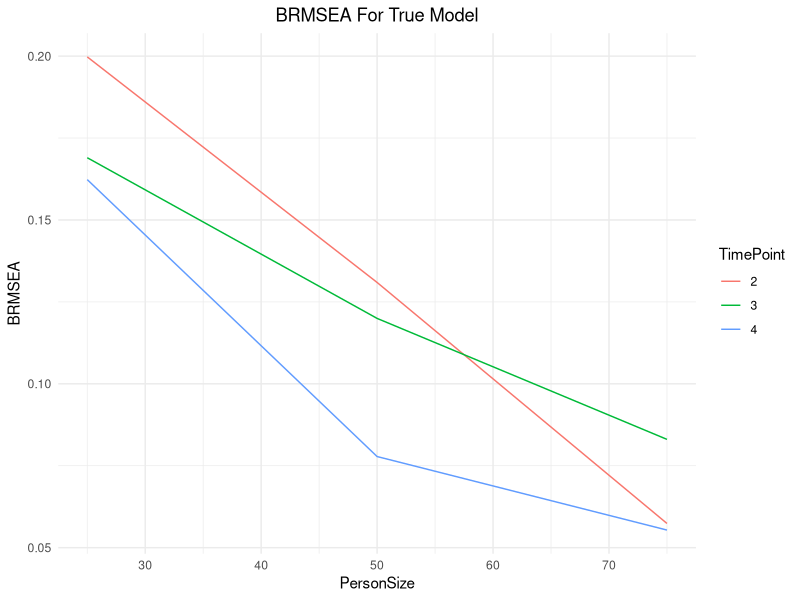
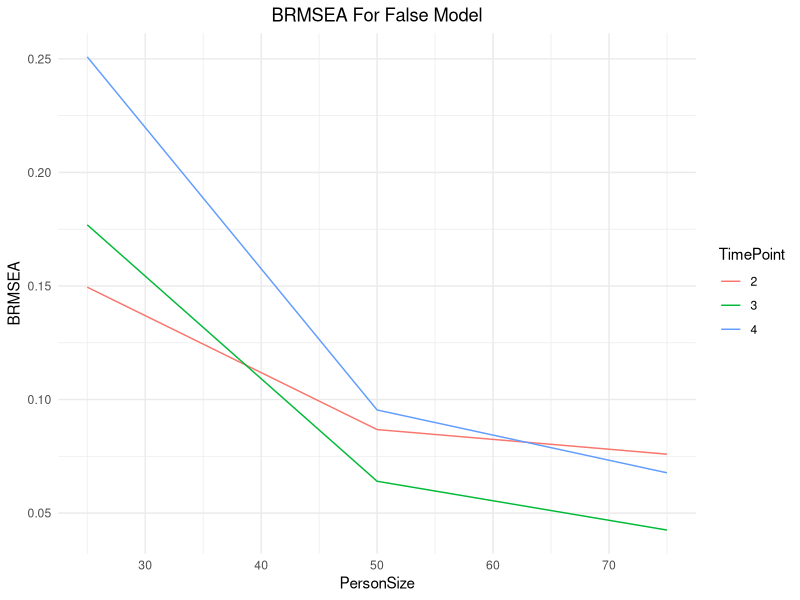
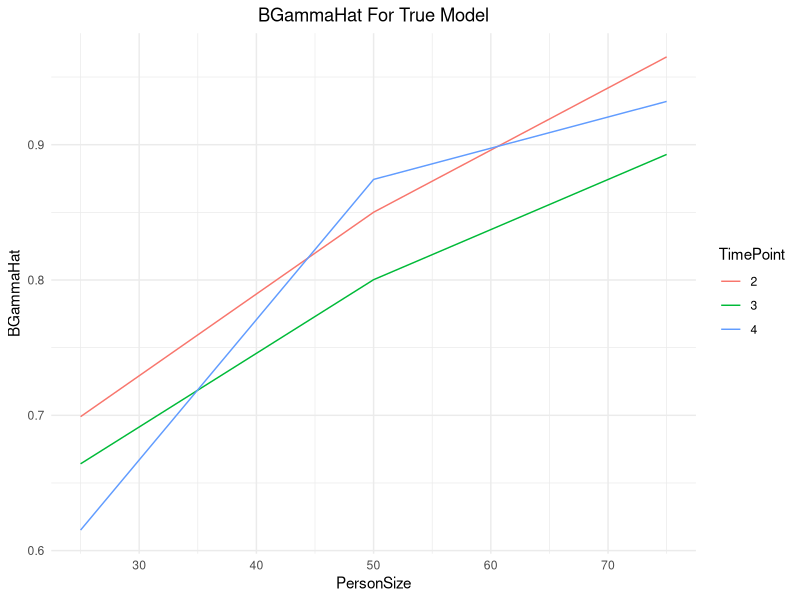
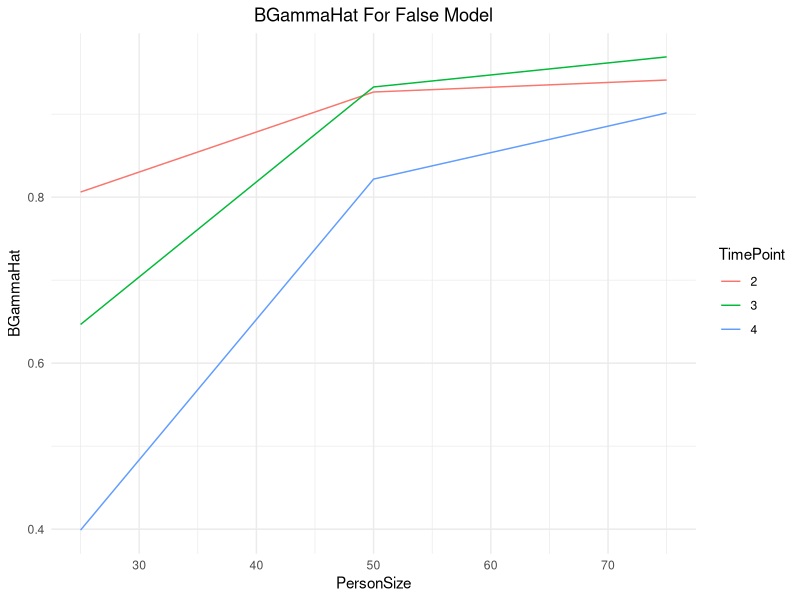
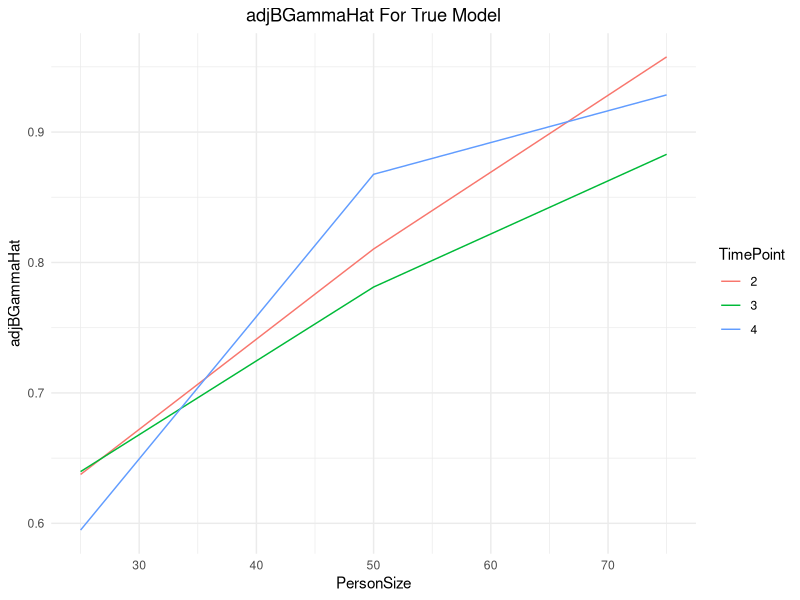
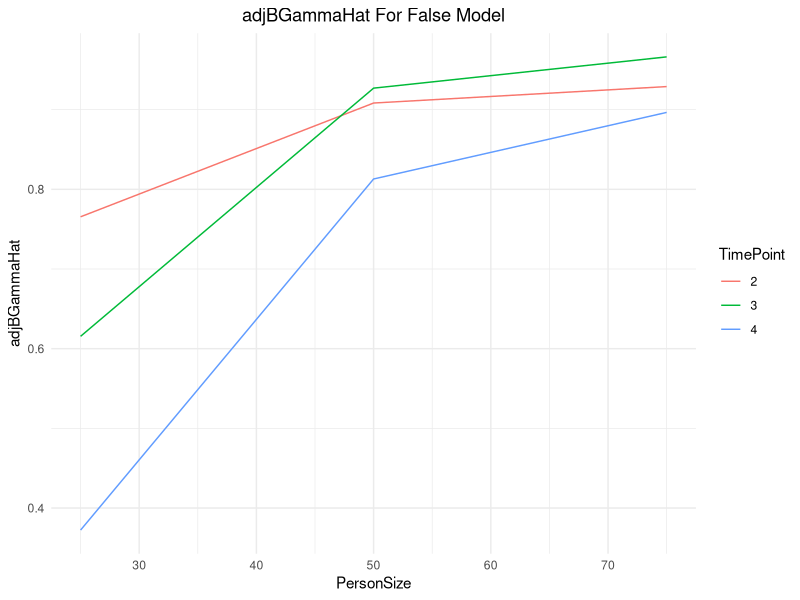
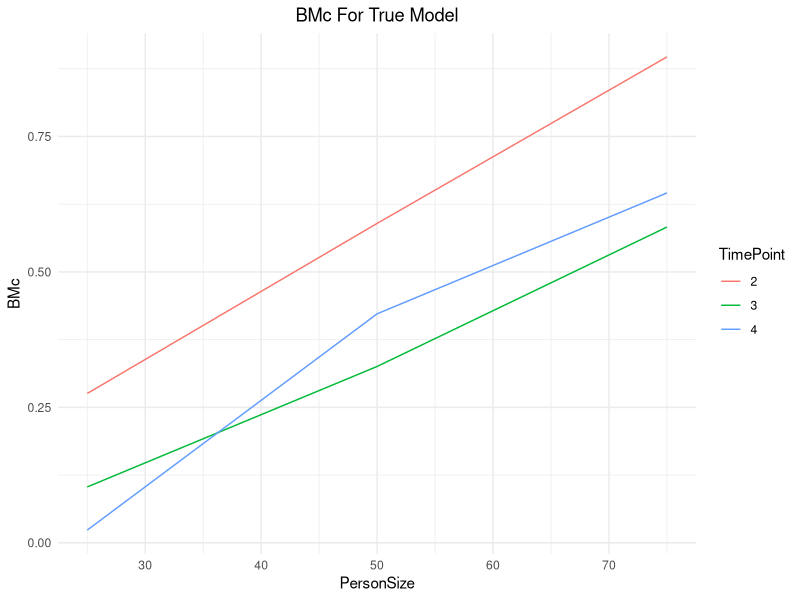
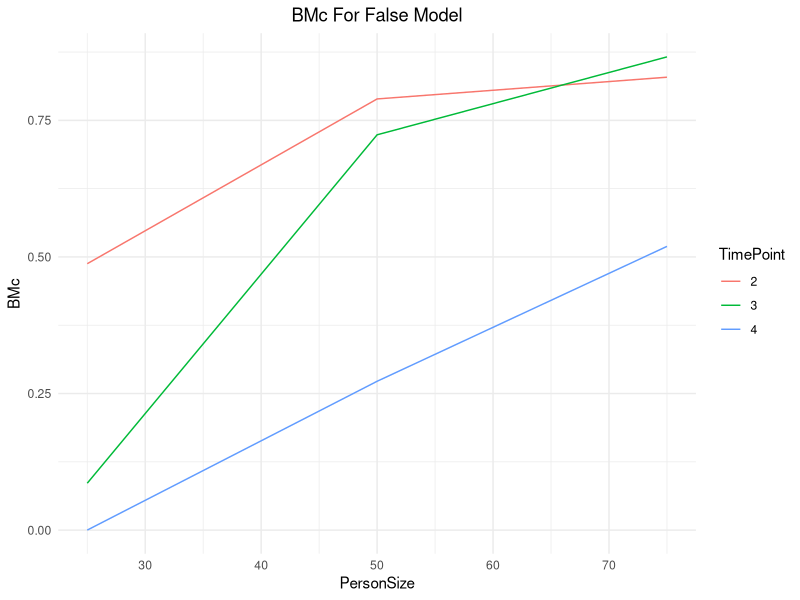

The R source for these figures, in order:
setwd("/Users/admin/Desktop/Research Project/CODE/TUUni/FINAL")
getwd()

library(readr)
library(dplyr)
library(ggplot2)
data <- read_csv("global_SIMULATE_Info.csv")





#final_column_num 4, 5, 6, 7 for BRMSEA BGammaHat adjBGammaHat      BMc
# final_column_name_str "BRMSEA"  "BGammaHat" "adjBGammaHat"      "BMc"

Create2graphs <- function(data_MAIN, final_column_num, final_column_name_str){

  BRMSEA_data <- data_MAIN[,c(1,2,3,final_column_num)]
  BRMSEA_TM <- BRMSEA_data %>% filter( ModelTorF == 0.3)
  BRMSEA_TM <- BRMSEA_TM[,c(1,2,4)]
  BRMSEA_FM <- BRMSEA_data  %>% filter(ModelTorF == 0)
  BRMSEA_FM <- BRMSEA_FM[,c(1,2,4)]
  

  my_plot1 <-ggplot(BRMSEA_TM, aes_string(x = "PersonSize", y= final_column_name_str, color = "as.factor(TimePoint)")) +
    geom_line() +
    labs(x = "PersonSize", y = final_column_name_str, color = "TimePoint", title = paste(final_column_name_str, "For True Model", sep = " ") ) +
    theme_minimal() +
    theme(plot.title = element_text(hjust = 0.5))

  my_plot2 <- ggplot(BRMSEA_FM, aes_string(x = "PersonSize", y = final_column_name_str, color = "as.factor(TimePoint)")) +
    geom_line() +
    labs(x = "PersonSize", y = final_column_name_str, color = "TimePoint", title = paste(final_column_name_str, "For False Model", sep = " ") ) +
    theme_minimal() +
    theme(plot.title = element_text(hjust = 0.5))
  
  ggsave(paste(final_column_name_str, "T.jpg", sep = "_"), plot = my_plot1, width = 8, height = 6, units = "in")
  ggsave(paste(final_column_name_str, "F.jpg", sep = "_"), plot = my_plot2, width = 8, height = 6, units = "in")
}


#final_column_num 4, 5, 6, 7 for BRMSEA BGammaHat adjBGammaHat      BMc
# final_column_name_str "BRMSEA"  "BGammaHat" "adjBGammaHat"      "BMc"

Create2graphs(data, 4, "BRMSEA" )
Create2graphs(data, 5, "BGammaHat" )
Create2graphs(data, 6, "adjBGammaHat" )
Create2graphs(data, 7, "BMc" )




